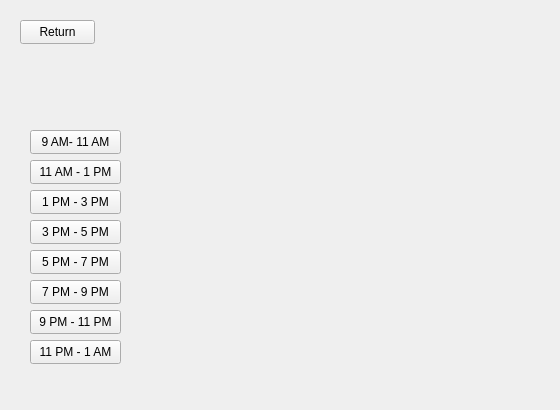
<?xml version="1.0" encoding="UTF-8"?>
<ui version="4.0">
 <class>bookingTime</class>
 <widget class="QWidget" name="bookingTime">
  <property name="geometry">
   <rect>
    <x>0</x>
    <y>0</y>
    <width>560</width>
    <height>410</height>
   </rect>
  </property>
  <property name="windowTitle">
   <string>Form</string>
  </property>
  <widget class="QPushButton" name="pushButton">
   <property name="geometry">
    <rect>
     <x>30</x>
     <y>130</y>
     <width>91</width>
     <height>24</height>
    </rect>
   </property>
   <property name="text">
    <string>9 AM- 11 AM</string>
   </property>
  </widget>
  <widget class="QPushButton" name="pushButton_2">
   <property name="geometry">
    <rect>
     <x>30</x>
     <y>160</y>
     <width>91</width>
     <height>24</height>
    </rect>
   </property>
   <property name="text">
    <string>11 AM - 1 PM</string>
   </property>
  </widget>
  <widget class="QPushButton" name="pushButton_3">
   <property name="geometry">
    <rect>
     <x>30</x>
     <y>190</y>
     <width>91</width>
     <height>24</height>
    </rect>
   </property>
   <property name="text">
    <string>1 PM - 3 PM</string>
   </property>
  </widget>
  <widget class="QPushButton" name="pushButton_4">
   <property name="geometry">
    <rect>
     <x>30</x>
     <y>220</y>
     <width>91</width>
     <height>24</height>
    </rect>
   </property>
   <property name="text">
    <string>3 PM - 5 PM</string>
   </property>
  </widget>
  <widget class="QPushButton" name="pushButton_5">
   <property name="geometry">
    <rect>
     <x>30</x>
     <y>250</y>
     <width>91</width>
     <height>24</height>
    </rect>
   </property>
   <property name="text">
    <string>5 PM - 7 PM</string>
   </property>
  </widget>
  <widget class="QPushButton" name="pushButton_6">
   <property name="geometry">
    <rect>
     <x>30</x>
     <y>280</y>
     <width>91</width>
     <height>24</height>
    </rect>
   </property>
   <property name="text">
    <string>7 PM - 9 PM</string>
   </property>
  </widget>
  <widget class="QPushButton" name="pushButton_7">
   <property name="geometry">
    <rect>
     <x>30</x>
     <y>310</y>
     <width>91</width>
     <height>24</height>
    </rect>
   </property>
   <property name="text">
    <string>9 PM - 11 PM</string>
   </property>
  </widget>
  <widget class="QPushButton" name="pushButton_8">
   <property name="geometry">
    <rect>
     <x>30</x>
     <y>340</y>
     <width>91</width>
     <height>24</height>
    </rect>
   </property>
   <property name="text">
    <string>11 PM - 1 AM</string>
   </property>
  </widget>
  <widget class="QLabel" name="DateTimeLabel">
   <property name="geometry">
    <rect>
     <x>340</x>
     <y>10</y>
     <width>181</width>
     <height>16</height>
    </rect>
   </property>
   <property name="text">
    <string/>
   </property>
  </widget>
  <widget class="QPushButton" name="pushButton_9">
   <property name="geometry">
    <rect>
     <x>20</x>
     <y>20</y>
     <width>75</width>
     <height>24</height>
    </rect>
   </property>
   <property name="text">
    <string>Return</string>
   </property>
  </widget>
 </widget>
 <resources/>
 <connections/>
</ui>
